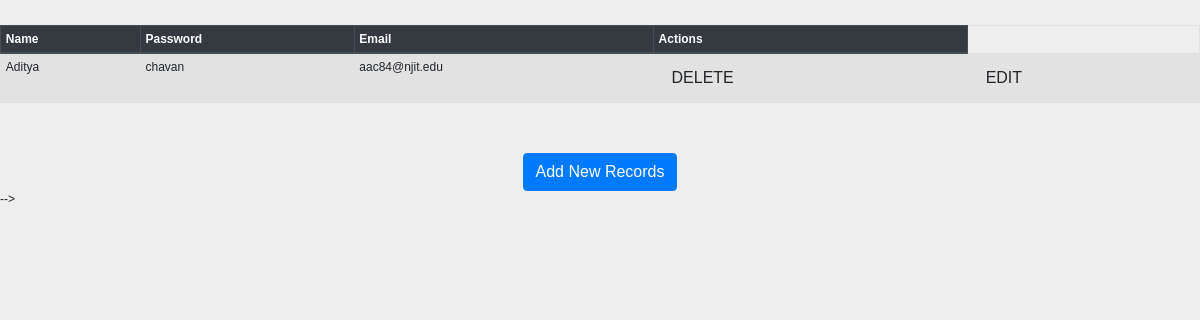
Before: /myapp/show with the older database file.
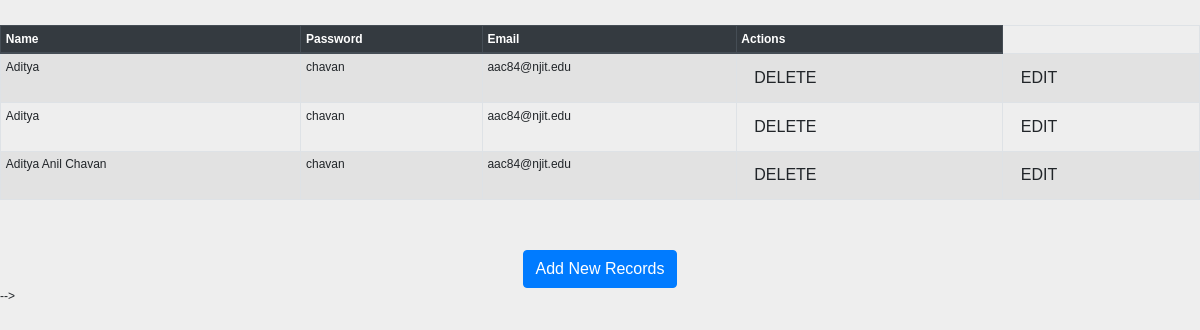
After: the same page with the newer database file.
### myapp/models.py (models this page shows, shortened)
class login(models.Model):
    Name=models.CharField(max_length=30)
    Password = models.CharField(max_length=20)
    Email = models.EmailField(max_length=30)

### myapp/views.py (the view)
# urls.py: path('show',views.show,name='show'),
def show(request):
    logins=login.objects.all()
    return render(request,"myapp/show.html",{'logins':logins})

### templates/myapp/show.html (shortened to what this page needs)
<!DOCTYPE html>
<html lang="en">
<head>
     {% load staticfiles %}
     <link rel="stylesheet" href="https://maxcdn.bootstrapcdn.com/bootstrap/4.3.1/css/bootstrap.min.css">
    <link rel="stylesheet" href="{% static 'css/style.css' %}"/>
</head>
<body>
<table class="table table-striped table-bordered table-sm">
    <thead class="thead-dark">
    <tr>
            <th> Name</th>
            <th> Password</th>
            <th> Email</th>
            <th> Actions </th>
        </tr>
    </thead>
    <tbody>
        {% for login in logins %}
        <tr>
            <td> {{login.Name}}</td>
            <td> {{login.Password}}</td>
            <td> {{login.Email}}</td>
            <td>
                <a href="delete/{{login.id}} "   class ="btn btn-default"> DELETE</a>
            </td>
            <td>
                <a href="edit/{{login.id}}"class ="btn btn-default"> EDIT</a>
            </td>
        </tr>
{% endfor %}
    </tbody>
</table>
<br>
<br>
<center><a href="register" class="btn btn-primary">Add New Records</a></center>
 -->
</body>
</html>

Changed rows visible on the page:
added login: Name "Aditya", Password "chavan", Email "aac84@njit.edu"
added login: Name "Aditya Anil Chavan", Password "chavan", Email "aac84@njit.edu"
